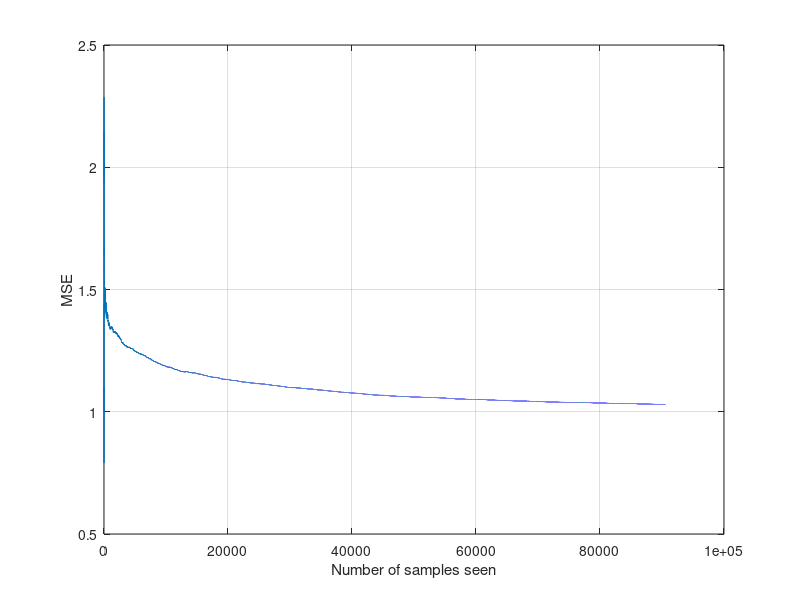

MATLAB code for this plot:
% load training data
% train_X, train_Y
load('training_data_100k');
load('test_data_100k');
[num_sample, ~] = size(train_X);
p = max(train_X(:,2));
y_max = max(train_Y);
y_min = min(train_Y);

% parameters
iter_num = 1;
learning_rate = 0.01; 
factors_num = 10;
reg_w = 0.1;
reg_v = 0.1;

% momentum = 0;

w0 = rand();
W = rand(1,p);
V = rand(p,factors_num);

mse_fm_sgd = zeros(1,iter_num*num_sample);

loss = zeros(1,iter_num*num_sample);
rmse_fm_test = zeros(1,iter_num);

w0_ = 0;
W_ = 0;
V_ = 0;

for i=1:iter_num
    
    tic;
    
    % do shuffle
    re_idx = randperm(num_sample);
    X_train = train_X(re_idx,:);
    Y_train = train_Y(re_idx);
    
    % SGD
    
    for j=1:num_sample
        
        if mod(j,1e3)==0
            toc;
            tic;
            fprintf('%d epoch---processing %dth sample\n', i, j);
        end
        
        % do pack
%         X = X_train(j,:);
%         y = Y_train(j,:);
        
%         X = zeros(1, p);
        feature_idx = X_train(j,:);
%         X(feature_idx) = 1;
        y = Y_train(j,:);
        
        
%         tmp = sum(repmat(X',1,factors_num).*V);
%         factor_part = (sum(tmp.^2) - sum(sum(repmat((X').^2,1,factors_num).*(V.^2))))/2;
%         y_predict = w0 + W*X' + factor_part;

        % simplify just for recommendation question
        factor_part = sum(V(feature_idx(1),:).*V(feature_idx(2),:));
        y_predict = w0 + sum(W(feature_idx)) + factor_part;
        
        % prune
%         if y_predict < y_min
%             y_predict = y_min;
%         end
%         
%         if y_predict > y_max
%             y_predict = y_max;
%         end
        
        err = y_predict - y;
        
        idx = (i-1)*num_sample + j;
%         loss(idx) = err^2;
%         mse_fm_sgd(idx) = sum(loss)/idx;
        if idx==1
            mse_fm_sgd(idx) = err^2;
        else
            mse_fm_sgd(idx) = (mse_fm_sgd(idx-1) * (idx - 1) + err^2)/idx;
        end
        
        % update parameters
        w0_ = learning_rate * (2 * err + 2*reg_w*w0);
        w0 = w0 - w0_;
%         W_ = learning_rate * (2*err*X + 2*reg_w*W);
%         W = W - W_;
%         V_ = learning_rate * (2*err*(repmat(X',1,factors_num).*(repmat(X*V,p,1)-repmat(X',1,factors_num).*V)) + 2*reg_v*V);
%         V = V - V_;

        W_ = learning_rate * (2*err + 2*reg_w*W(feature_idx));
        W(feature_idx) = W(feature_idx) - W_;
        V_ = learning_rate * (2*err*((repmat(sum(V(feature_idx,:)),2,1)-V(feature_idx,:))) + 2*reg_v*V(feature_idx,:));
        V(feature_idx,:) = V(feature_idx,:) - V_;
        
    end
    
    % validate
    fprintf('validating\n');
    mse = 0.0;
    [num_sample_test, ~] = size(test_X);
    for k=1:num_sample_test
%         X = test_X(k,:);
%         y = test_Y(k,:);
        if mod(k,10000)==0
            toc;
            tic;
            fprintf('%d epoch(validation)---processing %dth sample\n',i, k);
        end
%         X = zeros(1, p);
        feature_idx = test_X(k,:);
%         X(feature_idx) = 1;
        y = test_Y(k,:);

%         tmp = sum(repmat(X',1,factors_num).*V) ;
%         factor_part = (sum(tmp.^2) - sum(sum(repmat((X').^2,1,factors_num).*(V.^2))))/2;
%         y_predict = w0 + W*X' + factor_part;

        % simplify just for recommendation question
        factor_part = sum(V(feature_idx(1),:).*V(feature_idx(2),:));
        y_predict = w0 + sum(W(feature_idx)) + factor_part;
        
        err = y_predict - y;
        mse = mse + err.^2;
    end

    rmse_fm_test(i) = (mse / num_sample_test).^0.5;
    fprintf('validation done\n');
end





%%
% plot
plot(mse_fm_sgd.^0.5);
xlabel('Number of samples seen');
ylabel('MSE');
grid on;